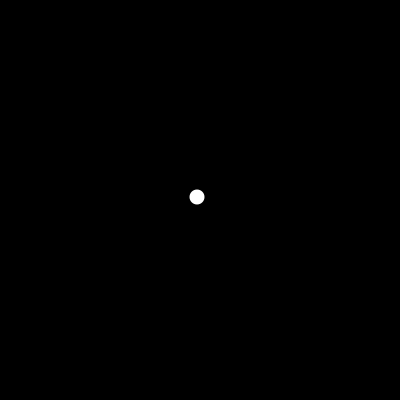
Frame 1 (no input)
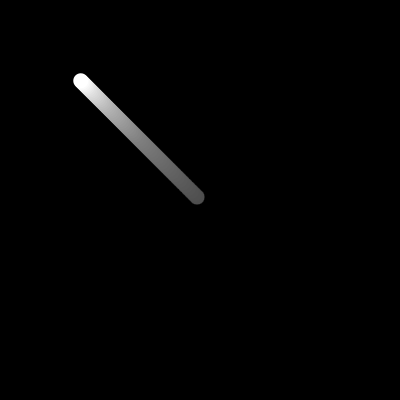
Frame 60 (the mouse pressed at the canvas centre just before this capture)
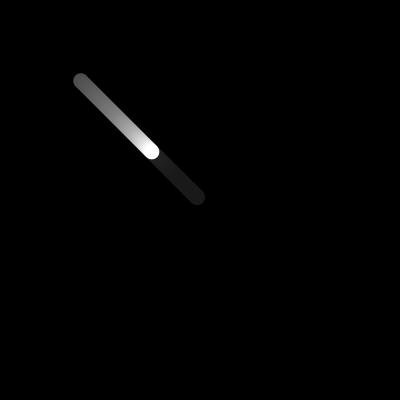
Frame 120 (the mouse held since frame 60 and released just before this capture)

The Processing sketch that drew these frames (run headless with seeded random() and noise(); from frame 60 on, the mouse is pressed at the canvas centre):

// Processing sketch: sketch_03_hello_oop
// ── sketch_03_hello_oop.pde
/*
Object : understand how to write and use a a class
 */

Ball balle;

void setup() {
  size(400, 400); 
  background(0);
  
  balle = new Ball(width/2, height/2);
}



void draw() {

  motionBlur(5);
  
  balle.update(mouseX, mouseY, 0.015);
  balle.display();
 
}


void motionBlur(int transparency) {
  noStroke();
  fill(0, transparency);
  rect(0, 0, width, height);
}


class Ball {
  float xpos;
  float ypos;

  Ball(float xpos, float ypos) {
    this.xpos = xpos;
    this.ypos = ypos;
  }

  float attract(float target, float position, float sensitivity) {
    position = (target - position) * sensitivity + position;
    return position;
  }
  
  void update(float xtarget, float ytarget, float sensitivity){
     xpos = attract(xtarget, xpos, sensitivity);
     ypos = attract(ytarget, ypos, sensitivity);
  }
  
  void display(){
    fill(255);
    ellipse(xpos, ypos, 15, 15);
  }
}
